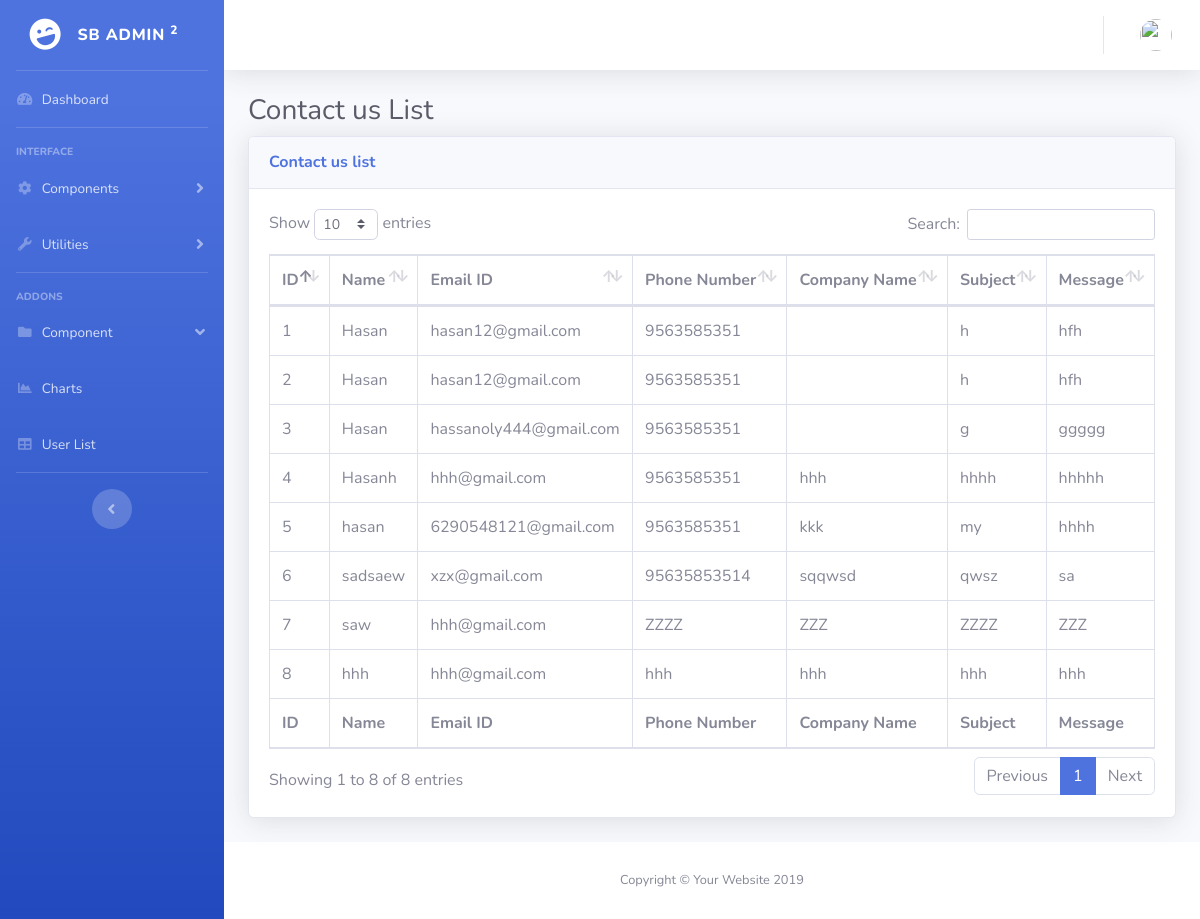
The page /admin/contact_us_list.php on the database as committed earlier.
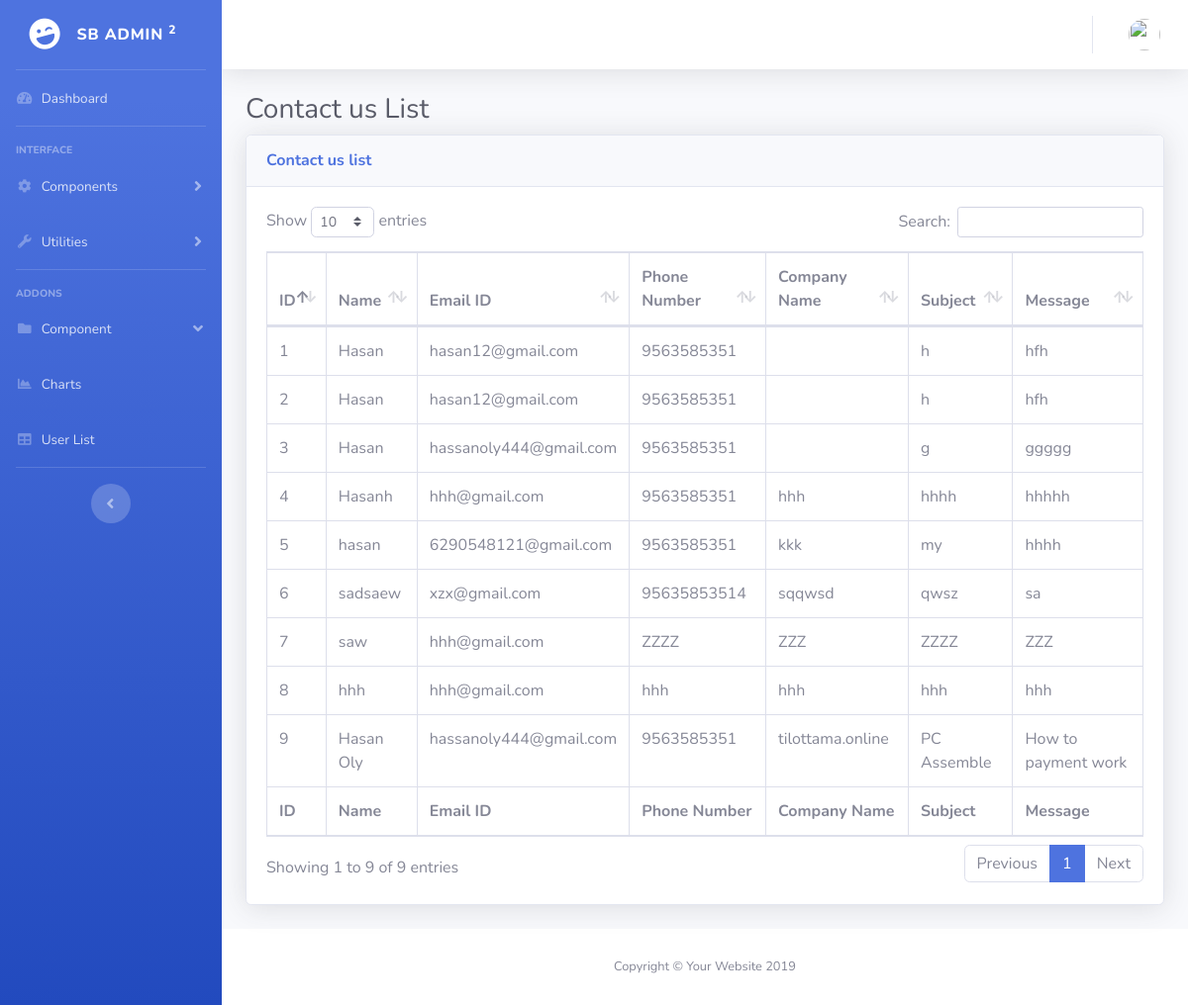
The same page on the database as committed later.
### tables this page shows
CREATE TABLE `contact_us` (
  `id` int(50) NOT NULL,
  `name` varchar(100) NOT NULL,
  `email` varchar(100) NOT NULL,
  `phone_number` varchar(50) NOT NULL,
  `company_name` varchar(100) DEFAULT NULL,
  `subject` varchar(100) NOT NULL,
  `message` varchar(500) NOT NULL
);

### admin/system/adodb/adodb.inc.php (called while the page is built, shortened)
<?php
 if (!defined('_ADODB_LAYER')) {
	GLOBAL
		$ADODB_vers,
		$ADODB_COUNTRECS,
		$ADODB_CACHE_DIR,
		$ADODB_CACHE,
		$ADODB_CACHE_CLASS,
		$ADODB_EXTENSION,
		$ADODB_COMPAT_FETCH,
	 	$ADODB_FETCH_MODE,
		$ADODB_GETONE_EOF,
		$ADODB_QUOTE_FIELDNAMES;
	function ADODB_Setup()
	{
	GLOBAL
		$ADODB_vers,
		$ADODB_COUNTRECS,
		$ADODB_CACHE_DIR,
	 	$ADODB_FETCH_MODE,
		$ADODB_CACHE,
		$ADODB_CACHE_CLASS,
		$ADODB_FORCE_TYPE,
		$ADODB_GETONE_EOF,
		$ADODB_QUOTE_FIELDNAMES;
		$ADODB_FETCH_MODE = ADODB_FETCH_DEFAULT;
		if (!isset($ADODB_COUNTRECS)) $ADODB_COUNTRECS = true;
	}
	class ADOConnection {
	var $database = '';
	var $host = '';
	var $user = '';
	var $debug = false;
	var $true = '1';
	var $false = '0';
	var $fetchMode=false;
	var $bulkBind = false;
	var $_queryID = false;
	var $_bindInputArray = false;
	function PConnect($argHostname = "", $argUsername = "", $argPassword = "", $argDatabaseName = "")
	{
		if ($argHostname != "") $this->host = $argHostname;
		if ($argUsername != "") $this->user = $argUsername;
		if ($argDatabaseName != "") $this->database = $argDatabaseName;
		if ($rez = $this->_pconnect($this->host, $this->user, $argPassword, $this->database)) return true;
		return $ret;
	}
	function Execute($sql,$inputarr=false)
	{
		if ($inputarr) {
			if (!is_array($inputarr)) $inputarr = array($inputarr);
			$element0 = reset($inputarr);
			$array_2d = $this->bulkBind && is_array($element0) && !is_object(reset($element0));
			unset($element0);
			if (!is_array($sql) && !$this->_bindInputArray) {
				$sqlarr = explode('?',$sql);
				$nparams = sizeof($sqlarr)-1;
				if (!$array_2d) $inputarr = array($inputarr);
				foreach($inputarr as $arr) {
					$sql = ''; $i = 0;
					while(list(, $v) = each($arr)) {
						$sql .= $sqlarr[$i];
						$typ = gettype($v);
						if ($typ == 'string')
							$sql .= $this->qstr($v);
						else if ($typ == 'double')
							$sql .= str_replace(',','.',$v);
						else if ($typ == 'boolean')
							$sql .= $v ? $this->true : $this->false;
						else if ($typ == 'object') {
							if (method_exists($v, '__toString')) $sql .= $this->qstr($v->__toString());
							else $sql .= $this->qstr((string) $v);
						} else if ($v === null)
							$sql .= 'NULL';
						else
							$sql .= $v;
						$i += 1;
						if ($i == $nparams) break;
					}
					if (isset($sqlarr[$i])) {
						$sql .= $sqlarr[$i];
						if ($i+1 != sizeof($sqlarr)) $this->outp_throw( "Input Array does not match ?: ".htmlspecialchars($sql),'Execute');
					} else if ($i != sizeof($sqlarr))
						$this->outp_throw( "Input array does not match ?: ".htmlspecialchars($sql),'Execute');
					$ret = $this->_Execute($sql);
					if (!$ret) return $ret;
				}
			} else {
				if ($array_2d) {
					if (is_string($sql))
						$stmt = $this->Prepare($sql);
					else
						$stmt = $sql;
					foreach($inputarr as $arr) {
						$ret = $this->_Execute($stmt,$arr);
						if (!$ret) return $ret;
					}
				} else {
					$ret = $this->_Execute($sql,$inputarr);
				}
			}
		} else {
			$ret = $this->_Execute($sql,false);
		}
		return $ret;
	}
	function _Execute($sql,$inputarr=false)
	{
		if ($this->debug) {
			global $ADODB_INCLUDED_LIB;
			if (empty($ADODB_INCLUDED_LIB)) include(ADODB_DIR.'/adodb-lib.inc.php');
			$this->_queryID = _adodb_debug_execute($this, $sql,$inputarr);
		} else {
			$this->_queryID = @$this->_query($sql,$inputarr);
		}
		$rs = new $rsclass($this->_queryID,$this->fetchMode);
		$rs->connection = $this;
		$rs->Init();
		if (is_array($sql)) $rs->sql = $sql[0];
		else $rs->sql = $sql;
		return $rs;
	}
}
	class ADORecordSet implements IteratorAggregate {
	var $_numOfRows = -1;
	var $_numOfFields = -1;
	var $_currentRow = -1;
	var $_closed = false;
	function ADORecordSet($queryID)
	{
		$this->_queryID = $queryID;
	}
	function Init()
	{
		if ($this->_numOfRows != 0 && $this->_numOfFields && $this->_currentRow == -1) {
			$this->_currentRow = 0;
			if ($this->EOF = ($this->_fetch() === false)) {
				$this->_numOfRows = 0;
			}
		} else {
			$this->EOF = true;
		}
	}
	function Close()
	{
		if (!$this->_closed) {
			$this->_closed = true;
			return $this->_close();
		} else
			return true;
	}
	function RecordCount() {return $this->_numOfRows;}
}
	function ADOLoadCode($dbType)
	{
		$db = strtolower($dbType);
		switch ($db) {
			default:
				$class = $db; break;
		}
		$file = ADODB_DIR."/drivers/adodb-".$db.".inc.php";
		if (class_exists("ADODB_" . $class)) return $class;
		return false;
	}
	function ADONewConnection($db='')
	{
	GLOBAL $ADODB_NEWCONNECTION, $ADODB_LASTDB;
		$errorfn = (defined('ADODB_ERROR_HANDLER')) ? ADODB_ERROR_HANDLER : false;
		if(empty($obj)) {
			if (!isset($ADODB_LASTDB)) $ADODB_LASTDB = '';
			if ($db != $ADODB_LASTDB) $db = ADOLoadCode($db);
			$cls = 'ADODB_'.$db;
			$obj = new $cls();
		}
		return $obj;
	}
}
?>

### admin/system/database.php (called while the page is built, shortened)
<?php
include ('adodb/adodb.inc.php');
class clsConnection
{
    private $db_host;
    private $db_user;
    private $db_pwd;
    private $db_name;
    private $dbLink;
    function clsConnection()
    {
        if (strstr($_SERVER['HTTP_HOST'], "192.168.1.") || $_SERVER['HTTP_HOST'] =="localhost")
        {
            $this->db_host = "localhost";
            $this->db_user = "root";
            $this->db_pwd = "";
            $this->db_name = "tilottama_tech";
        }
        else
        {
            $this->db_host = "localhost";
            $this->db_user = "root";
            $this->db_pwd = "";
            $this->db_name = "reborndb";
        }
        $this->dbLink = ADONewConnection('mysqli');
        $this->dbLink->PConnect($this->db_host, $this->db_user, $this->db_pwd, $this->db_name);
    }
    public function GetAllRows($sqlQuery = "")
    {
        $recordSet = $this->dbLink->Execute($sqlQuery);
        $rows = array();
        if (!$recordSet)
        {
            print $this->dbLink->ErrorMsg();
        }
        else
        {
            while (!$recordSet->EOF)
            {
                $rows[] = $recordSet->fields;
                $recordSet->MoveNext();
            }
        }
        return $rows;
    }
}
?>

### admin/system/adodb/drivers/adodb-mysqli.inc.php (called while the page is built, shortened)
<?php
if (! defined("_ADODB_MYSQLI_LAYER")) {
class ADODB_mysqli extends ADOConnection {
	var $clientFlags = 0;
	var $port = false;
	var $socket = false;
	var $optionFlags = array(array(MYSQLI_READ_DEFAULT_GROUP,0));
  	var $multiQuery = false;
	function _connect($argHostname = NULL,
			  $argUsername = NULL,
			  $argPassword = NULL,
			  $argDatabasename = NULL, $persist=false)
	  {
	    $this->_connectionID = @mysqli_init();
		foreach($this->optionFlags as $arr) {
			mysqli_options($this->_connectionID,$arr[0],$arr[1]);
		}
		if ($persist && PHP_VERSION > 5.2 && strncmp($argHostname,'p:',2) != 0) $argHostname = 'p:'.$argHostname;
		$ok = mysqli_real_connect($this->_connectionID,
 				    $argHostname,
 				    $argUsername,
 				    $argPassword,
 				    $argDatabasename,
					$this->port,
					$this->socket,
					$this->clientFlags);
		if ($ok) {
	 		if ($argDatabasename)  return $this->SelectDB($argDatabasename);
 			return true;
 	   } else {
			if ($this->debug)
		  		ADOConnection::outp("Could't connect : "  . $this->ErrorMsg());
			$this->_connectionID = null;
			return false;
	   }
	}
	function _pconnect($argHostname, $argUsername, $argPassword, $argDatabasename)
	{
		return $this->_connect($argHostname, $argUsername, $argPassword, $argDatabasename, true);
	}
	function SelectDB($dbName)
	{
	    if ($this->_connectionID) {
        	$result = @mysqli_select_db($this->_connectionID, $dbName);
			return $result;
		}
	    return false;
	}
	function _query($sql, $inputarr)
	{
	global $ADODB_COUNTRECS;
		if ($this->multiQuery) {
			$rs = mysqli_multi_query($this->_connectionID, $sql.';');
			if ($rs) {
				$rs = ($ADODB_COUNTRECS) ? @mysqli_store_result( $this->_connectionID ) : @mysqli_use_result( $this->_connectionID );
				return $rs ? $rs : true;
			}
		} else {
			$rs = mysqli_query($this->_connectionID, $sql, $ADODB_COUNTRECS ? MYSQLI_STORE_RESULT : MYSQLI_USE_RESULT);
			if ($rs) return $rs;
		}
		return false;
	}
}
class ADORecordSet_mysqli extends ADORecordSet{
	function ADORecordSet_mysqli($queryID, $mode = false)
	{
	  if ($mode === false)
	   {
	      global $ADODB_FETCH_MODE;
	      $mode = $ADODB_FETCH_MODE;
	   }
	  switch ($mode)
	    {
	    case ADODB_FETCH_DEFAULT:
	    case ADODB_FETCH_BOTH:
	    default:
	      $this->fetchMode = MYSQLI_BOTH;
	      break;
	    }
	}
	function _initrs()
	{
	global $ADODB_COUNTRECS;
		$this->_numOfRows = $ADODB_COUNTRECS ? @mysqli_num_rows($this->_queryID) : -1;
		$this->_numOfFields = @mysqli_num_fields($this->_queryID);
	}
	function MoveNext()
	{
		$this->fields = @mysqli_fetch_array($this->_queryID,$this->fetchMode);
		if (is_array($this->fields)) return true;
		$this->EOF = true;
		return false;
	}
	function _fetch()
	{
		$this->fields = mysqli_fetch_array($this->_queryID,$this->fetchMode);
	  	return is_array($this->fields);
	}
	function _close()
	{
	  	$this->_queryID = false;
	}
}
}
?>

### admin/employee.cls.php (called while the page is built, shortened)
<?php
    class user_inc{
        private $db_con;
        function user_inc()
               {
                $this->db_con=new clsConnection;
               }
             function getContactList(){
                $sSql = "SELECT * FROM contact_us";
                 $rows = $this->db_con->GetAllRows($sSql);
                 return $rows;
             }
            }
?>

### admin/contact_us_list.php (the view, shortened to what the changed rows need)
<?php
include ('system/database.php');
include ('employee.cls.php');
$obj_user = new user_inc ;
$contactList = $obj_user->getContactList();
?>
<!DOCTYPE html>
<html lang="en">
<head>
  <link href="vendor/fontawesome-free/css/all.min.css" rel="stylesheet" type="text/css">
  <link rel="stylesheet" href="https://cdnjs.cloudflare.com/ajax/libs/font-awesome/4.7.0/css/font-awesome.min.css">
  <link href="css/sb-admin-2.min.css" rel="stylesheet">
  <link href="vendor/datatables/dataTables.bootstrap4.min.css" rel="stylesheet">
</head>
<body id="page-top">
  <div id="wrapper">
    <div id="content-wrapper" class="d-flex flex-column">
      <div id="content">
        <div class="container-fluid">
          <h1 class="h3 mb-2 text-gray-800">Contact us List</h1>
          <div class="card shadow mb-4">
            <div class="card-body">
              <div class="table-responsive">
                <table class="table table-bordered" id="dataTable" width="100%" cellspacing="0">
                  <thead>
                  <tr>
                  <th>ID</th>
                    <th>Name</th>
                      <th>Email ID</th>
                      <th>Phone Number</th>
                      <th>Company Name</th>
                      <th>Subject</th>
                      <th>Message</th>
                    </tr>
                  </thead>
                  <tfoot>
                  <tr>
                  <th>ID</th>
                    <th>Name</th>
                      <th>Email ID</th>
                      <th>Phone Number</th>
                      <th>Company Name</th>
                      <th>Subject</th>
                      <th>Message</th>
                    </tr>
                  </tfoot>
                  <tbody>
                  <?php
                foreach ($contactList as  $contact_list) {
                ?>
                    <tr>
                    <td><?php echo $contact_list['id'];?></td>
                      <td><?php echo $contact_list['name'];?></td>
                      <td><?php echo $contact_list['email'];?></td>
                      <td><?php echo $contact_list['phone_number'];?></td>
                      <td><?php echo $contact_list['company_name'];?></td>
                      <td><?php echo $contact_list['subject'];?></td>
                      <td><?php echo $contact_list['message'];?></td>
                    </tr>
                    <?php
                       }
                      ?>
                  </tbody>
                </table>
              </div>
            </div>
          </div>
        </div>
      </div>
    </div>
  </div>
</body>
</html>

Rows that differ between the two databases and show on the page:
added contact_us: id "9", name "Hasan Oly", email "hassanoly444@gmail.com", phone_number "9563585351", company_name "tilottama.online", subject "PC Assemble", message "How to payment work"
Other text that changed with them:
text written by a page script: "Show entries Search: Showing 1 to 8 of 8 entries Previous 1 Next" → "Show entries Search: Showing 1 to 9 of 9 entries Previous 1 Next"
